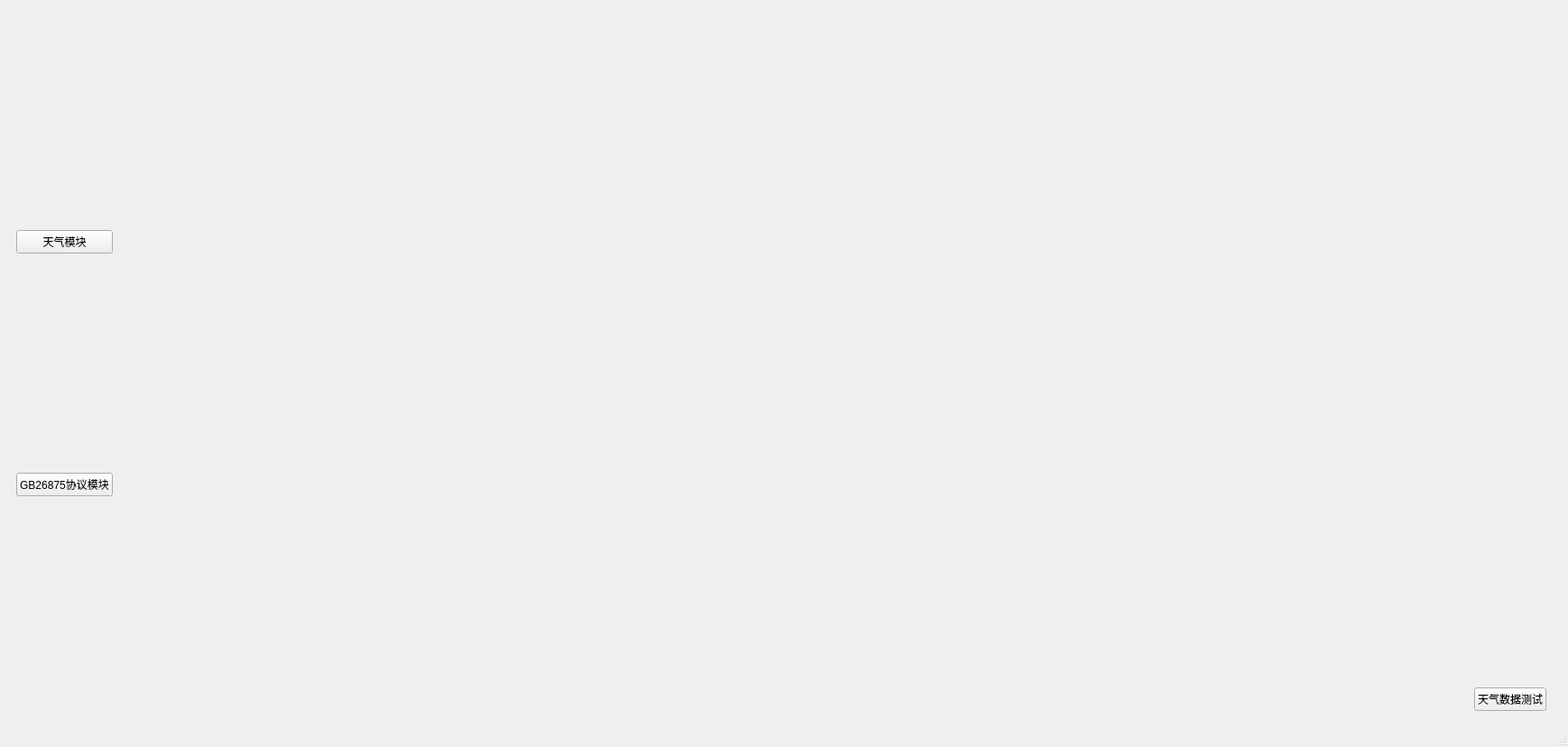
<?xml version="1.0" encoding="UTF-8"?>
<ui version="4.0">
 <class>MainWindow</class>
 <widget class="QMainWindow" name="MainWindow">
  <property name="geometry">
   <rect>
    <x>0</x>
    <y>0</y>
    <width>1738</width>
    <height>828</height>
   </rect>
  </property>
  <property name="windowTitle">
   <string>MainWindow</string>
  </property>
  <property name="styleSheet">
   <string notr="true"/>
  </property>
  <widget class="QWidget" name="centralwidget">
   <layout class="QHBoxLayout" name="horizontalLayout">
    <item>
     <widget class="QWidget" name="left_widget" native="true">
      <property name="styleSheet">
       <string notr="true"/>
      </property>
      <layout class="QVBoxLayout" name="verticalLayout_3">
       <item>
        <widget class="QPushButton" name="pushButton">
         <property name="text">
          <string>天气模块</string>
         </property>
        </widget>
       </item>
       <item>
        <widget class="QPushButton" name="pushButton_2">
         <property name="text">
          <string>GB26875协议模块</string>
         </property>
        </widget>
       </item>
      </layout>
     </widget>
    </item>
    <item>
     <widget class="QWidget" name="mid_widget" native="true">
      <property name="sizePolicy">
       <sizepolicy hsizetype="Expanding" vsizetype="Preferred">
        <horstretch>0</horstretch>
        <verstretch>0</verstretch>
       </sizepolicy>
      </property>
      <layout class="QVBoxLayout" name="verticalLayout_2"/>
     </widget>
    </item>
    <item>
     <widget class="QWidget" name="right_widget" native="true">
      <layout class="QGridLayout" name="gridLayout">
       <item row="2" column="0">
        <widget class="QPushButton" name="testNet">
         <property name="text">
          <string>天气数据测试</string>
         </property>
        </widget>
       </item>
       <item row="0" column="0" colspan="2">
        <widget class="QWidget" name="svg_widget" native="true">
         <property name="sizePolicy">
          <sizepolicy hsizetype="Preferred" vsizetype="Preferred">
           <horstretch>0</horstretch>
           <verstretch>0</verstretch>
          </sizepolicy>
         </property>
         <layout class="QVBoxLayout" name="verticalLayout"/>
        </widget>
       </item>
       <item row="1" column="0">
        <widget class="QWidget" name="widget_weather" native="true">
         <layout class="QHBoxLayout" name="horizontalLayout_2"/>
        </widget>
       </item>
      </layout>
     </widget>
    </item>
   </layout>
  </widget>
  <widget class="QMenuBar" name="menuBar">
   <property name="geometry">
    <rect>
     <x>0</x>
     <y>0</y>
     <width>1738</width>
     <height>21</height>
    </rect>
   </property>
  </widget>
  <widget class="QStatusBar" name="statusBar"/>
  <action name="action">
   <property name="icon">
    <iconset>
     <normaloff>:/img/resources/images/20200423170236_ihJPj.gif</normaloff>:/img/resources/images/20200423170236_ihJPj.gif</iconset>
   </property>
   <property name="text">
    <string>搜索</string>
   </property>
  </action>
 </widget>
 <resources/>
 <connections/>
</ui>
